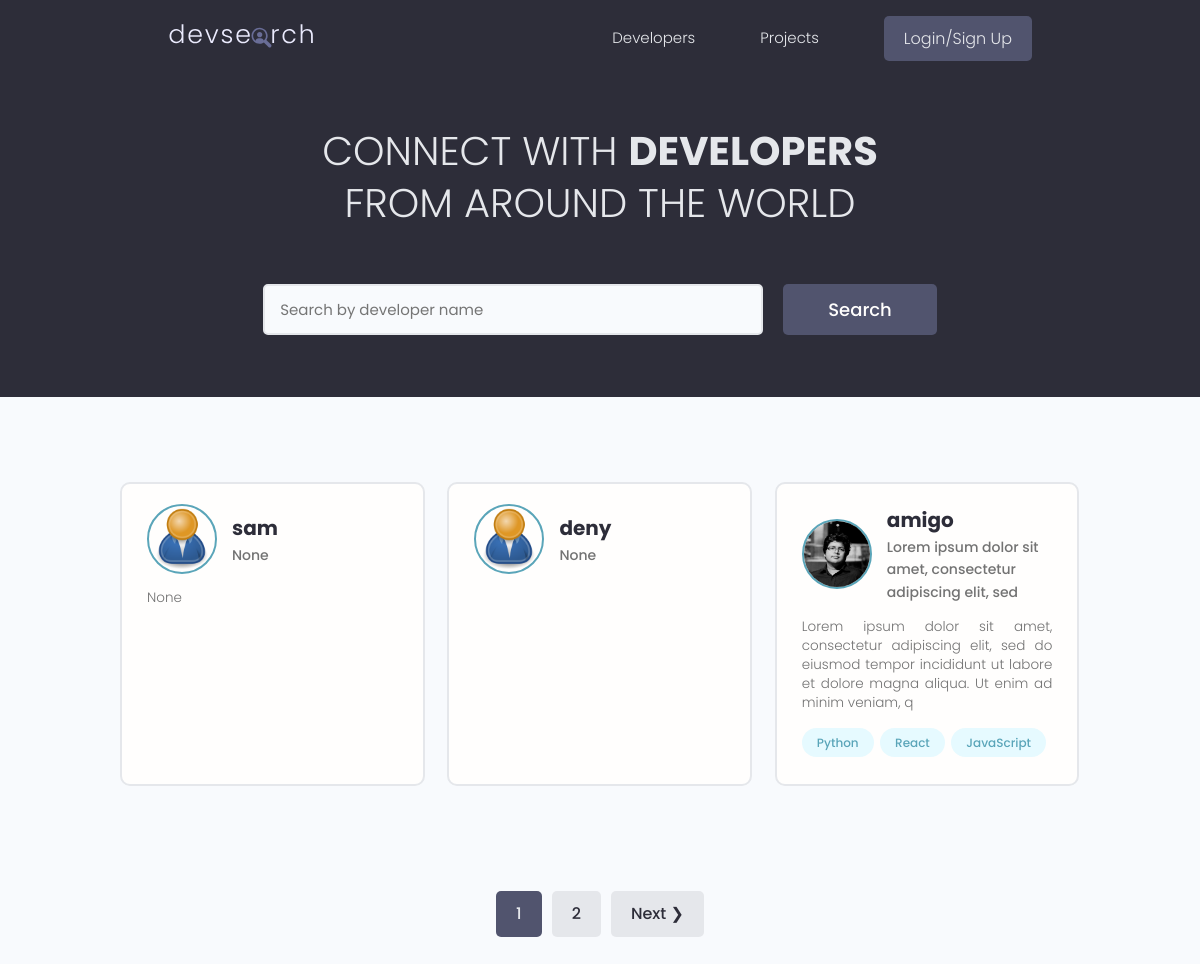
/, run on an earlier commit of the app's database.
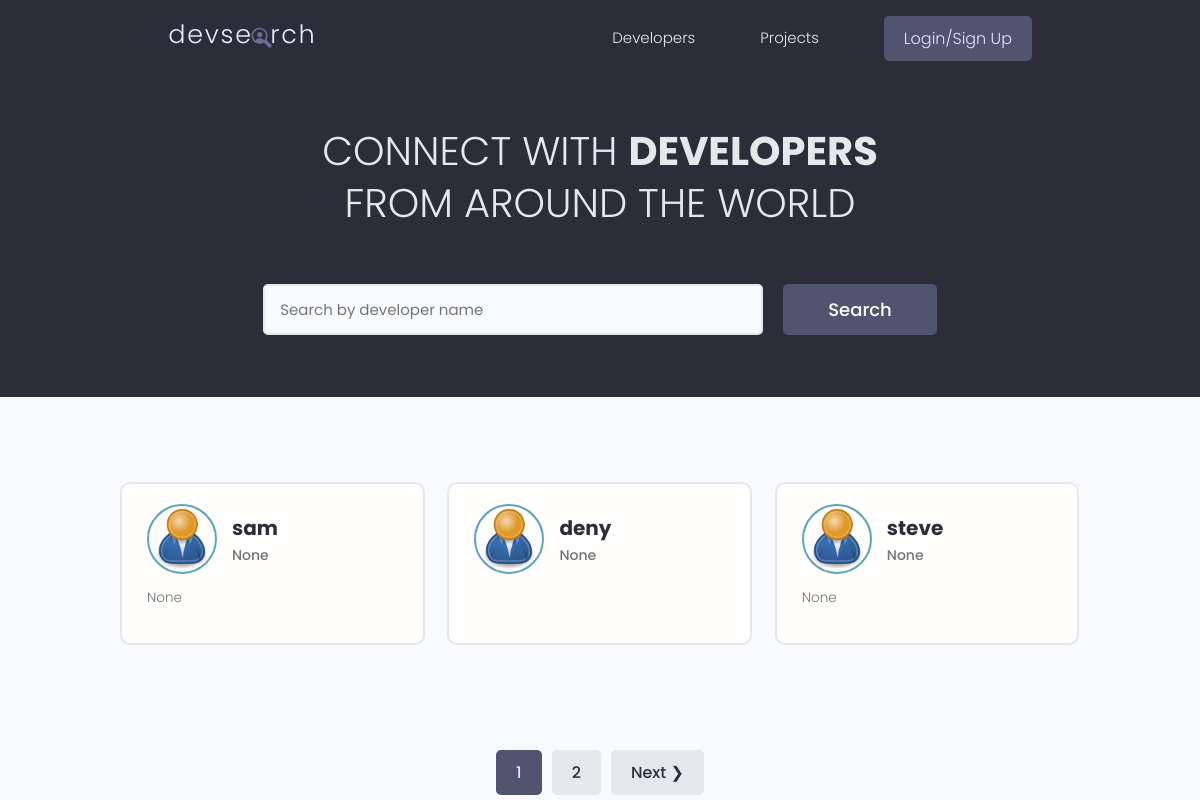
And on a later commit of the database.
### users/models.py (models this page shows, shortened)
class Profile(models.Model):
    user = models.OneToOneField(User, on_delete=models.CASCADE, null=True, blank=True,)
    name = models.CharField(max_length=200, null=True, blank=True)
    email = models.EmailField(max_length=500 , null=True, blank=True )
    username = models.CharField(max_length=200, null=True, blank=True)
    location = models.CharField(max_length=200, null=True, blank=True)
    short_intro = models.CharField(max_length=500, null=True, blank=True)
    bio = models.TextField(null=True, blank=True)
    profile_image = models.ImageField(null=True, blank=True,
                                      upload_to= 'profiles/', default='profiles/user-default.png')
    social_github = models.CharField(max_length=200, null=True, blank=True)
    social_twiiter =models.CharField(max_length=200, null=True, blank=True)
    social_linkedin =models.CharField(max_length=200, null=True, blank=True)
    social_youtube = models.CharField(max_length=200, null=True, blank=True)
    social_website = models.CharField(max_length=200, null=True, blank=True)
    created = models.DateField(auto_now_add=True)
    id = models.UUIDField(default=uuid.uuid4, unique=True,
                           primary_key= True, editable= False)

class Skill (models.Model):
    owner = models.ForeignKey(Profile, on_delete=models.CASCADE, null= True, blank=True,)
    name = models.CharField(max_length=200, null=True, blank=True)
    description = models.TextField(null=True, blank=True)
    created = models.DateField(auto_now_add=True)
    id = models.UUIDField(default=uuid.uuid4, unique=True,
                           primary_key= True, editable= False)
    def __str__(self):
        return str(self.name)

### users/views.py (the view)
# urls.py: path('', views.profiles, name='profiles'),
def profiles (request):
    profiles, search_query = searchProfiles(request)
    custom_range, profiles = paginateProfiles(request, profiles, 3)
    context = {'profiles': profiles,'search_query':search_query, 'custom_range' : custom_range}
    return render (request, 'users/profiles.html', context)

### users/utils.py (called while the page is built)
def paginateProfiles(request, profiles, results):
    page = request.GET.get('page')
    paginator = Paginator(profiles,results)
    try:
        profiles = paginator.page(page)
    except PageNotAnInteger:
        page = 1
        profiles = paginator.page(page)
    except EmptyPage:
        page = paginator.num_pages
        profiles = paginator.page(page)
    leftIndex = (int(page) - 3)
    if leftIndex < 1:
        leftIndex = 1
    rightIndex = (int(page) + 4)
    if rightIndex > paginator.num_pages:
        rightIndex = paginator.num_pages + 1
    custom_range = range(leftIndex, rightIndex)
    return custom_range, profiles

def searchProfiles(request):
    search_query = ''
    if request.GET.get('search_query'):
        search_query = request.GET.get('search_query')
    skills = Skill.objects.filter(name__icontains=search_query)
    profiles = Profile.objects.distinct().filter(
        Q(name__icontains = search_query) |
        Q(short_intro__icontains = search_query) |
        Q(skill__in = skills )
    )
    return profiles, search_query

### users/templates/users/profiles.html (shortened to what this page needs)
{% extends 'main.html' %}
{% block content %}
  <main class="home">
    <section class="hero-section text-center">
      <div class="container container--narrow">
        <div class="hero-section__box">
          <h2>CONNECT WITH <span>DEVELOPERS</span></h2>
          <h2>FROM AROUND THE WORLD</h2>
        </div>
        <div class="hero-section__search">
          <form class="form" action="{% url 'profiles' %}" method="get">
            <div class="form__field">
              <input class="input input--text" id="formInput#search" type="text" name="search_query"
               value="{{search_query}}" placeholder="Search by developer name" />
            </div>
            <input class="btn btn--sub btn--lg" type="submit" value="Search" />
          </form>
        </div>
      </div>
    </section>
    <section class="devlist">
      <div class="container">
        <div class="grid grid--three">
          {% for profile in profiles %}
          <div class="column card">
            <div class="dev">
              <a href="{% url 'user-profile' profile.id %}" class="card__body">
                <div class="dev__profile">
                  <img class="avatar avatar--md" src="{{ profile.profile_image.url }}" alt="image" />
                  <div class="dev__meta">
                    <h3>{{ profile.name }}</h3>
                    <h5>{{ profile.short_intro|slice:'60' }}</h5>
                  </div>
                </div>
                <p class="dev__info"> {{ profile.bio| slice:'150' }} </p>
                <div class="dev__skills">
                {% for skill in profile.skill_set.all|slice:'5 '  %}
                  <span class="tag tag--pill tag--main">
                    <small> {{skill}} </small>
                  </span>
                {%endfor%}
                </div>
              </a>
            </div>
          </div>
          {% endfor %}
        </div>
      </div>
    </section>
  </main>
  {% include 'pagination.html' with queryset=profiles custom_range=custom_range %}
{% endblock content %}

What changed in the data, as far as the page shows it:
no longer on this page (row unchanged): Profile: profile_image (picture), name "amigo", short_intro "Lorem ipsum dolor sit amet, consectetur adipiscing elit, sed", bio "Lorem ipsum dolor sit amet, consectetur adipiscing elit, sed do eiusmod tempor incididunt ut labore et dolore magna aliqua. Ut enim ad minim veniam, q"
no longer on this page (row unchanged): Skill: name "Python"
no longer on this page (row unchanged): Skill: name "React"
no longer on this page (row unchanged): Skill: name "JavaScript"
added Profile: profile_image (placeholder picture), name "steve", short_intro "None", bio "None"
